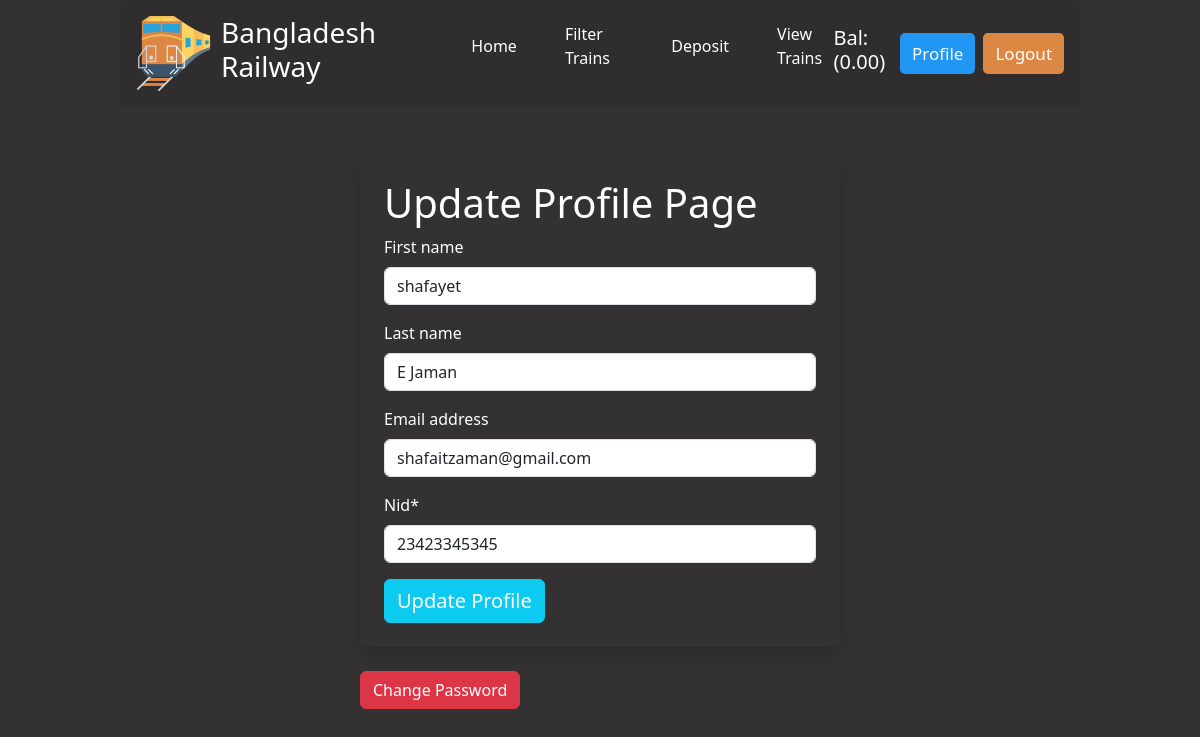
/account/update_profile/6/ (signed in), run on the app's committed database.
### account/models.py (models this page shows)
class User(AbstractUser):
    nid = models.CharField(max_length=13, unique=True)
    balance = models.DecimalField(decimal_places=2, max_digits=12, default=0)

### account/views.py (the view, shortened to what this page needs)
# urls.py: path('update_profile/<int:id>/', views.ProfileView.as_view(), name='profile'),
@method_decorator(login_required, name="dispatch")
class ProfileView(UpdateView):
    model = User
    form_class = UpdateProfileForm
    success_url = reverse_lazy("home")
    template_name = "form.html"
    pk_url_kwarg = "id"
    def get_context_data(self, **kwargs) -> dict[str]:
        context = super().get_context_data(**kwargs)
        context["type"] = "Update Profile"
        return context

### account/forms.py
class UpdateProfileForm(UserChangeForm):
    password = None
    class Meta:
        model = User
        fields= ['first_name', 'last_name', 'email', 'nid']

### account/templates/form.html (shortened to what this page needs)
{% extends "base.html" %}
{% block content %}
{% load crispy_forms_tags %}
{% load static %}
    <form method="POST" style="width:50%; margin:auto;" class="mt-5 shadow p-4 rounded">
        <h1>{{type}} Page</h1>
        {{form | crispy}}
        <input class="btn btn-info fs-5 text-white" type="submit" value="{{type}}">
    </form>
    <div class="mt-4" style="width:50%; margin:auto;">
        {% if type == 'Update Profile' %}
    <a class="btn btn-danger" href=" {% url "pass_change" %} ">Change Password</a>
    {% endif %}
    </div>
{% endblock content %}

### core/templates/base.html (shortened to what this page needs)
{% load static %}
<!DOCTYPE html>
<html lang="en">
<head>
    <link rel="stylesheet" href=" {% static "css/style.css" %} ">
    <link href="https://cdn.jsdelivr.net/npm/bootstrap@5.3.3/dist/css/bootstrap.min.css" rel="stylesheet">
</head>
<body>
    <nav class="d-flex align-items-center justify-content-around p-3 nav_container">
        <div class="logo_section">
            <img src=" {% static "images/rail.png" %} " alt="#">
            <h3 class="text-white">Bangladesh Railway</h3>
        </div>
        <div class="menu_item_section">
            <ul class="d-flex align-items-center gap-5">
                <li><a href=" {% url "home" %} ">Home</a></li>
                <li><a href=" {% url "filter_train" %} ">Filter Trains</a></li>
                <li><a href=" {% url "deposit" %} ">Deposit</a></li>
                <li><a href=" {% url "all_trains" %} ">View Trains</a></li>
            </ul>
        </div>
        <div class="user_section d-flex align-items-center gap-2">
            {% if user.is_authenticated %}
                <h5>Bal: ({{user.balance}})</h5>
            <a class="signup" href=" {% url "profile" user.id %} ">Profile</a>
            <a class="login" href=" {% url "logout" %} ">Logout</a>
            {% else %}
            <a class="signup" href=" {% url "signup" %} ">Sign Up</a>
            <a class="login" href=" {% url "login" %} ">Login</a>
            {% endif %}
        </div>
    </nav>
    {% block content %}
    {% endblock content %}
</body>
</html>

### core/static/css/style.css (style rules this page uses)
body { width: 80vw; margin: 0 auto !important; background-color: #333131 !important; color: white !important; }
.nav_container { background-color: rgb(47 45 45); border-radius: 8px; }
.logo_section { display: flex; align-items: center; gap: 10px; }
.logo_section img { height: 75px; }
li { list-style: none; }
.menu_item_section a { color: white; }
a { text-decoration: none !important; }
.user_section a { padding: 8px 12px; color: white; border-radius: 5px; font-size: 17px; }
.signup { background-color: #2196F3; }
.login { background-color: #dc8744; }

### data on the page
User: balance "0.00", first_name "shafayet", last_name "E Jaman", email "shafaitzaman@gmail.com", nid "23423345345"

### other printed values
{{ type }} "Update Profile"
